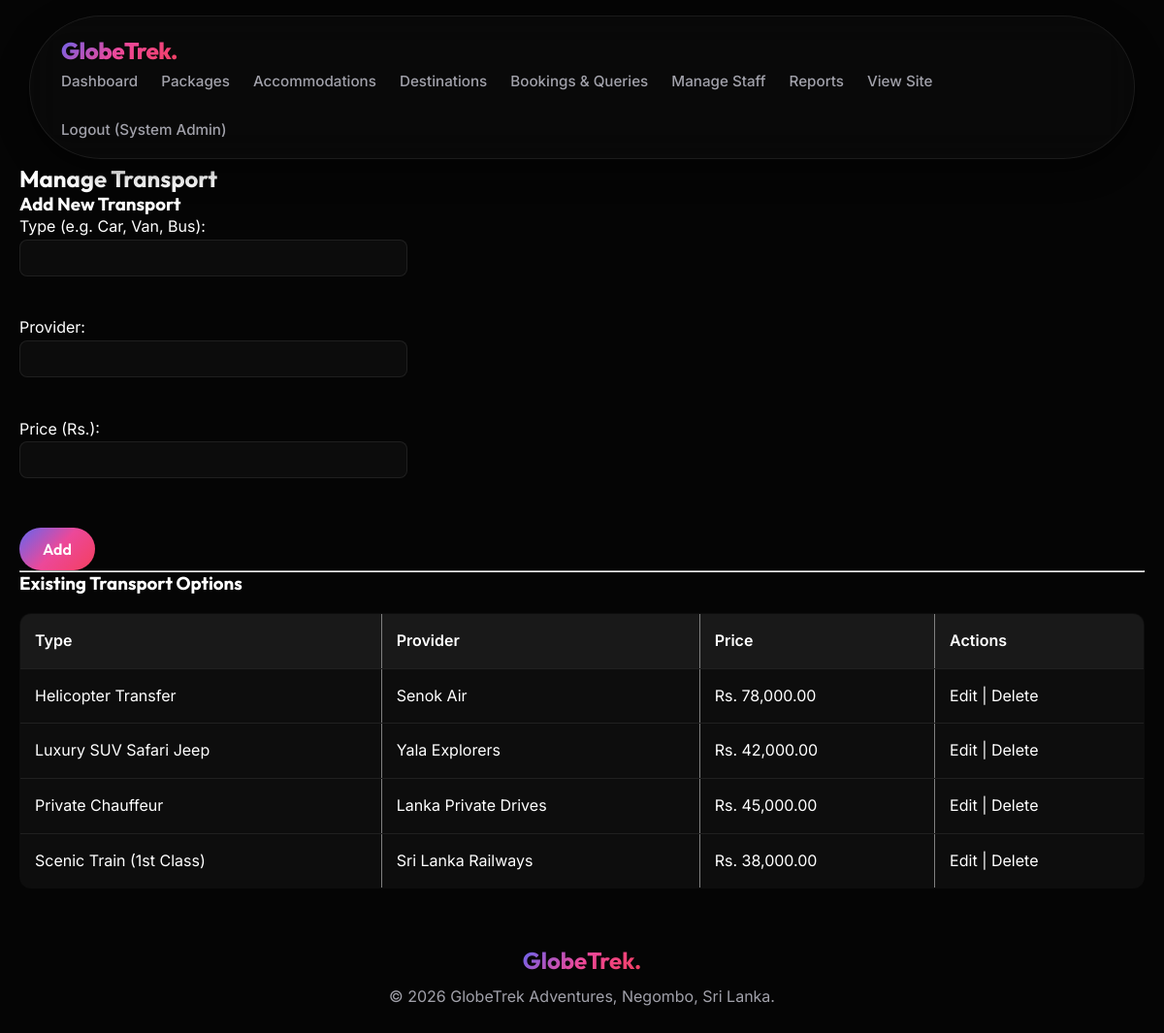
Screenshot of /staff_transport.php (signed in) with the database file from the repository.
### tables this page shows
CREATE TABLE `transport` (
  `transport_id` int(11) NOT NULL,
  `type` varchar(50) NOT NULL,
  `provider` varchar(100) DEFAULT NULL,
  `price` decimal(10,2) NOT NULL,
  `created_by` int(11) DEFAULT NULL
);

### staff_transport.php (the view, shortened to what this page needs)
<?php
require 'db.php';
require 'header.php';
$editing = null;
?>
<h2>Manage Transport</h2>
<h3><?= $editing ? 'Edit Transport' : 'Add New Transport' ?></h3>
<form method="POST" action="staff_transport.php">
    <label>Type (e.g. Car, Van, Bus):</label><br>
    <input type="text" name="type" value="<?= htmlspecialchars($editing['type'] ?? '') ?>" required><br><br>
    <label>Provider:</label><br>
    <input type="text" name="provider" value="<?= htmlspecialchars($editing['provider'] ?? '') ?>"><br><br>
    <label>Price (Rs.):</label><br>
    <input type="number" step="0.01" name="price" value="<?= htmlspecialchars($editing['price'] ?? '') ?>" required><br><br>
    <button type="submit"><?= $editing ? 'Update' : 'Add' ?></button>
</form>
<hr>
<h3>Existing Transport Options</h3>
<?php
$stmt = $pdo->query("SELECT * FROM transport ORDER BY type");
$transports = $stmt->fetchAll(PDO::FETCH_ASSOC);
?>
<?php if (empty($transports)): ?>
    <p>No transport options added yet.</p>
<?php else: ?>
    <table border="1" cellpadding="5">
        <tr><th>Type</th><th>Provider</th><th>Price</th><th>Actions</th></tr>
        <?php foreach ($transports as $t): ?>
            <tr>
                <td><?= htmlspecialchars($t['type']) ?></td>
                <td><?= htmlspecialchars($t['provider']) ?></td>
                <td>Rs. <?= number_format($t['price'], 2) ?></td>
                <td>
                    <a href="staff_transport.php?action=edit&id=<?= $t['transport_id'] ?>">Edit</a>
                    |
                    <a href="staff_transport.php?action=delete&id=<?= $t['transport_id'] ?>"
                       onclick="return confirm('Delete this transport option?');">Delete</a>
                </td>
            </tr>
        <?php endforeach; ?>
    </table>
<?php endif; ?>
<?php require 'footer.php'; ?>

### css/style.css (style rules this page uses)
:root { --bg-primary: #050505; --bg-secondary: #0a0a0a; --text-primary: #ffffff; --text-secondary: #a1a1aa; --accent-gradient: linear-gradient(135deg, #6366f1, #ec4899, #f43f5e); --accent-solid: #ec4899; --glass-bg: rgba(255, 255, 255, 0.03); --glass-border: rgba(255, 255, 255, 0.08); --glass-hover: rgba(255, 255, 255, 0.08); --font-heading: 'Outfit', sans-serif; --font-body: 'Inter', sans-serif; --transition-smooth: all 0.4s cubic-bezier(0.16, 1, 0.3, 1); --transition-bounce: all 0.5s cubic-bezier(0.34, 1.56, 0.64, 1); }
* { margin: 0; padding: 0; box-sizing: border-box; }
html { scroll-behavior: smooth; background-color: var(--bg-primary); scroll-padding-top: 120px; }
body { font-family: var(--font-body); color: var(--text-primary); line-height: 1.6; overflow-x: hidden; -webkit-font-smoothing: antialiased; padding-top: 100px; }
a { text-decoration: none; color: inherit; transition: var(--transition-smooth); }
h1, h2, h3, h4, h5, h6 { font-family: var(--font-heading); line-height: 1.2; }
input, textarea { background: var(--glass-bg); border: 1px solid var(--glass-border); color: var(--text-primary); padding: 10px 15px; border-radius: 8px; font-family: var(--font-body); margin-bottom: 15px; width: 100%; max-width: 400px; }
button, .btn { display: inline-flex; align-items: center; justify-content: center; padding: 0.75rem 1.5rem; border-radius: 100px; font-family: var(--font-heading); font-weight: 600; font-size: 1rem; cursor: pointer; border: none; transition: var(--transition-bounce); background: var(--accent-gradient); color: white; margin-top: 10px; }
table { width: 100%; border-collapse: collapse; margin-top: 20px; background: var(--glass-bg); border-radius: 12px; overflow: hidden; }
th, td { padding: 15px; text-align: left; border-bottom: 1px solid var(--glass-border); }
th { background: rgba(255, 255, 255, 0.05); font-weight: 600; color: var(--text-primary); }

### rows the page displays
transport: type "Helicopter Transfer", provider "Senok Air", price "78,000.00"
transport: type "Luxury SUV Safari Jeep", provider "Yala Explorers", price "42,000.00"
transport: type "Private Chauffeur", provider "Lanka Private Drives", price "45,000.00"
transport: type "Scenic Train (1st Class)", provider "Sri Lanka Railways", price "38,000.00"

### other values shown
$name "System Admin"
